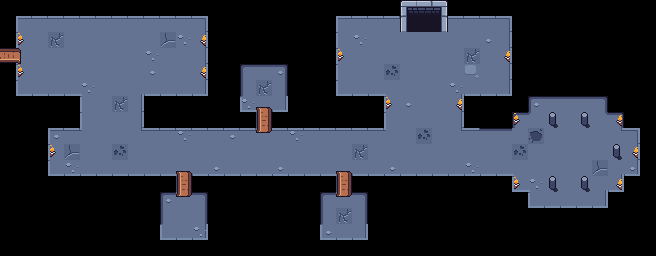

Tiled map render using the project's own tile images. Description and the map definition, with tile-layer contents summarised, below:
An orthogonal 41x16 tile map with 16x16 px tiles, 5 tile layers (base, ponti e de, Tl, Tr, ...), 5 tilesets and 14 objects (11x NPC, porta2, Start, Ponte1_0).

<map version="1.10" tiledversion="1.12.2" orientation="orthogonal" renderorder="right-down" width="41" height="16" tilewidth="16" tileheight="16" infinite="0" nextlayerid="13" nextobjectid="27">
 <tileset firstgid="1" source="../tilestes/Set 1.tsx" />
 <tileset firstgid="561" source="../tilestes/tileset_full.tsx" />
 <tileset firstgid="961" source="../tilestes/cristalli.tsx" />
 <tileset firstgid="1729" source="../tilestes/Torch Yellow L.tsx" />
 <tileset firstgid="1737" source="../tilestes/Torch Yellow R.tsx" />
 <layer id="1" name="base" width="41" height="16">
  <data>[656 cells, 298 non-empty, 21 distinct tile ids]</data>
 </layer>
 <layer id="2" name="ponti e de" width="41" height="16">
  <data>[656 cells, 56 non-empty, 13 distinct tile ids]</data>
 </layer>
 <layer id="10" name="Tl" width="41" height="16" offsetx="2.18182" offsety="-2.54545">
  <data>[656 cells, 7 non-empty, 1 distinct tile ids]</data>
 </layer>
 <layer id="11" name="Tr" width="41" height="16" offsetx="-2.72727" offsety="-1.09091">
  <data>[656 cells, 7 non-empty, 1 distinct tile ids]</data>
 </layer>
 <layer id="3" name="cancello" width="41" height="16">
  <data>[656 cells, 6 non-empty, 6 distinct tile ids]</data>
 </layer>
 <objectgroup id="4" name="porta2">
  <object id="7" name="porta2" x="407" y="16" width="34" height="17">
   <properties>
    <property name="condition" value="Parlato_con_tutti" />
    <property name="dest" value="lvl2" />
    <property name="type" value="porta" />
   </properties>
  </object>
 </objectgroup>
 <objectgroup id="6" name="Start">
  <object id="15" name="Start" type="Start" x="39.5" y="58.75">
   <point />
  </object>
 </objectgroup>
 <objectgroup id="7" name="Ponte1_0">
  <object id="6" name="Ponte1_0" x="0" y="48" width="25" height="16">
   <properties>
    <property name="dest" value="lvl1_0" />
    <property name="type" value="ponte" />
   </properties>
  </object>
 </objectgroup>
 <objectgroup id="12" name="NPC">
  <object id="16" name="primo" type="NPC" x="74.5" y="74.75">
   <properties>
    <property name="aspetto" value="orco" />
    <property name="type" value="orco" />
   </properties>
   <point />
  </object>
  <object id="17" name="sec" type="NPC" x="121.5" y="125.75">
   <properties>
    <property name="aspetto" value="orco" />
    <property name="type" value="orco" />
   </properties>
   <point />
  </object>
  <object id="18" name="ter" type="NPC" x="147.75" y="47">
   <properties>
    <property name="aspetto" value="orco" />
    <property name="type" value="orco" />
   </properties>
   <point />
  </object>
  <object id="19" name="qua" type="NPC" x="176.5" y="77">
   <properties>
    <property name="aspetto" value="orco" />
    <property name="type" value="orco" />
   </properties>
   <point />
  </object>
  <object id="20" name="qui" type="NPC" x="89.75" y="157">
   <properties>
    <property name="aspetto" value="orco" />
    <property name="type" value="orco" />
   </properties>
   <point />
  </object>
  <object id="21" name="sesto" type="NPC" x="185.75" y="164">
   <properties>
    <property name="aspetto" value="orco" />
    <property name="type" value="orco" />
   </properties>
   <point />
  </object>
  <object id="22" name="sett" type="NPC" x="266.25" y="143.75">
   <properties>
    <property name="aspetto" value="orco" />
    <property name="type" value="orco" />
   </properties>
   <point />
  </object>
  <object id="23" name="ott" type="NPC" x="377" y="156.25">
   <properties>
    <property name="aspetto" value="orco" />
    <property name="type" value="orco" />
   </properties>
   <point />
  </object>
  <object id="24" name="nono" type="NPC" x="551.25" y="156.5">
   <properties>
    <property name="aspetto" value="orco" />
    <property name="type" value="orco" />
   </properties>
   <point />
  </object>
  <object id="25" name="dec" type="NPC" x="451.75" y="89">
   <properties>
    <property name="aspetto" value="orco" />
    <property name="type" value="orco" />
   </properties>
   <point />
  </object>
  <object id="26" name="shop" type="NPC" x="375.5" y="58">
   <properties>
    <property name="aspetto" value="shop" />
    <property name="type" value="shop" />
   </properties>
   <point />
  </object>
 </objectgroup>
</map>
